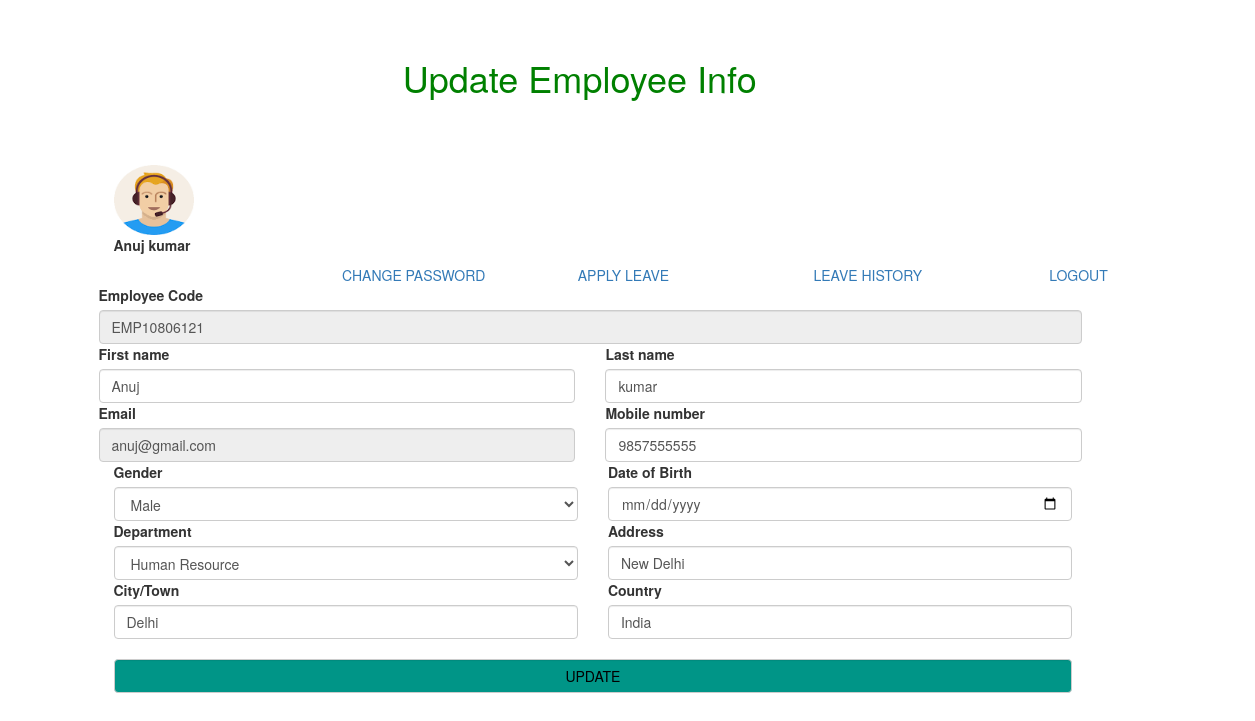
/profile.php (signed in), run on the app's committed database.
### tables this page shows
CREATE TABLE `tblemployees` (
  `id` int(11) NOT NULL AUTO_INCREMENT,
  `EmpId` varchar(100) NOT NULL,
  `FirstName` varchar(150) NOT NULL,
  `LastName` varchar(150) NOT NULL,
  `EmailId` varchar(200) NOT NULL,
  `Password` varchar(180) NOT NULL,
  `Gender` varchar(100) NOT NULL,
  `Dob` varchar(100) NOT NULL,
  `Department` varchar(255) NOT NULL,
  `Address` varchar(255) NOT NULL,
  `City` varchar(200) NOT NULL,
  `Country` varchar(150) NOT NULL,
  `Phonenumber` char(11) NOT NULL,
  `Status` int(1) NOT NULL,
  `RegDate` timestamp NOT NULL DEFAULT CURRENT_TIMESTAMP,
  PRIMARY KEY (`id`)
);

### profile.php (the view, shortened to what this page needs)
<?php
include('config.php');
if(strlen($_SESSION['emplogin'])==0)
    {
header('location:index.php');
}
else{
    ?>
<!DOCTYPE html>
<html lang="en">
    <head>
        <link rel="stylesheet" href="https://maxcdn.bootstrapcdn.com/bootstrap/3.3.7/css/bootstrap.min.css">
    </head>
    <body>
   <main class="mn-inner">
                <div class="row">
                    <div class="col s12 m12 l12">
                        <div class="card">
                            <div class="card-content">
                                <form id="example-form" method="post" name="updatemp">
                                    <div>
                                        <h1 style="margin-left:25%; margin-top:5%; color:green;">Update Employee Info</h1>
<img style="width:80px; height:5em; margin-top:5%;">
                    <?php
$eid=$_SESSION['eid'];
$sql = "SELECT FirstName,LastName from  tblemployees where id=:eid";
$query = $dbh -> prepare($sql);
$query->bindParam(':eid',$eid,PDO::PARAM_STR);
$query->execute();
$results=$query->fetchAll(PDO::FETCH_OBJ);
if($query->rowCount() > 0)
{
foreach($results as $result)
{               ?>
                                <p><b><?php echo htmlentities($result->FirstName." ".$result->LastName);?></b></p>
                         <?php }} ?>
 <div class="k left-sidebar-hover"><ul>
       <li> <div  class="col-sm-3"><a href="changep.php" >CHANGE PASSWORD</a></div></li>
        <li><div  class="col-sm-3"><a href="leave.php" >APPLY LEAVE</a></div></li>
        <li><div  class="col-sm-3"><a href="leave-history.php" >LEAVE HISTORY</a></div></li>
        <li><div  class="col-sm-3"><a href="logout.php" >LOGOUT</a></div></li>
</ul>
        </div>
                                        <section>
                                            <div class="wizard-content">
                                                <div class="row">
                                                    <div class="col m6">
                                                        <div class="row">
<?php
$eid=$_SESSION['emplogin'];
$sql = "SELECT * from  tblemployees where EmailId=:eid";
$query = $dbh -> prepare($sql);
$query -> bindParam(':eid',$eid, PDO::PARAM_STR);
$query->execute();
$results=$query->fetchAll(PDO::FETCH_OBJ);
if($query->rowCount() > 0)
{
foreach($results as $result)
{               ?>
 <div class="input-field col-xs-10">
<label for="empcode">Employee Code</label>
<input  name="empcode" id="empcode" value="<?php echo htmlentities($result->EmpId);?>" class=" form-control" type="text" autocomplete="off" readonly required>
</div><br><br><br>
<div class="">
<div class="col-xs-5">
<label for="firstName">First name</label>
<input id="firstName" name="firstName" value="<?php echo htmlentities($result->FirstName);?>"  class=" form-control "type="text" required>
</div>
<div class=" col-xs-5">
<label for="lastName">Last name </label>
<input id="lastName" name="lastName" value="<?php echo htmlentities($result->LastName);?>" class=" form-control " type="text" autocomplete="off" required>
</div></div>
<div class="col-xs-5">
<label for="email">Email</label>
<input  name="email" type="email" id="email" value="<?php echo htmlentities($result->EmailId);?>" class=" form-control" readonly autocomplete="off" required>
</div>
<div class="col-xs-5" >
<label for="phone">Mobile number</label>
<input id="phone" name="mobileno" type="tel" value="<?php echo htmlentities($result->Phonenumber);?>" class="form-control"
 maxlength="9" autocomplete="off" required>
 </div>
</div>
</div>
<div class="input-field col-xs-5"><label for="gender">Gender</label>
<select  name="gender" autocomplete="off" class="form-control">
<option value="<?php echo htmlentities($result->Gender);?>"><?php echo htmlentities($result->Gender);?>  </option>
</select>
</div><div class="col-xs-5">
<label for="birthdate">Date of Birth</label>
<input id="birthdate" name="dob"  class="datepicker form-control" type="date" value="<?php echo htmlentities($result->Dob);?>" >
</div>
<div class="input-field col-xs-5"><label for="department">Department</label>
<select  name="department" autocomplete="off" class="form-control">
<option value="<?php echo htmlentities($result->Department);?>"><?php echo htmlentities($result->Department);?></option>
</select>
</div>
<div class="input-field col-xs-5">
<label for="address">Address</label>
<input id="address" name="address" type="text"  value="<?php echo htmlentities($result->Address);?>" autocomplete="off" class="form-control" required>
</div>
<div class="input-field col-xs-5">
<label for="city">City/Town</label>
<input id="city" name="city" type="text"  value="<?php echo htmlentities($result->City);?>" autocomplete="off"  class="form-control" required>
 </div>
<div class="input-field col-xs-5">
<label for="country">Country</label>
<input id="country" name="country" type="text"  value="<?php echo htmlentities($result->Country);?>" class="form-control" autocomplete="off" required>
</div>
<?php }}?>
<div class="input-field col-xs-10"><br>
<button type="submit" name="update"  id="update" class="form-control" >UPDATE</button>
</div>
                                                        </div>
                                                    </div>
                                                </div>
                                            </div>
                                    </div>
                            </div>
                        </div>
            </main>
    </body>
</html>
<?php } ?>

### profile.php (style rules this page uses)
form,.he { margin-left:10%; }
#update { background-color:#009587; color:black; }
body { background-image: url(https://banner2.kisspng.com/20180129/yew/kisspng-iphone-4s-iphone-5s-upholstery-leather-quilted-white-background-5a6fe72de0eca6.3787773115172831179213.jpg); background-repeat: no-repeat; width:100%; background-size:cover; }
.k ul li { display:inline; list-style-type:none; }
.k { margin-left:15%; }
body { overflow-x: hidden; }
html { height: 100%; }
body { background-size: cover; height: 70%; }

### data on the page
tblemployees: FirstName+LastName "Anuj kumar", empcode "EMP10806121", firstName "Anuj", lastName "kumar", email "anuj@gmail.com", mobileno "9857555555", gender "Male", department "Human Resource", address "New Delhi", city "Delhi", country "India"
